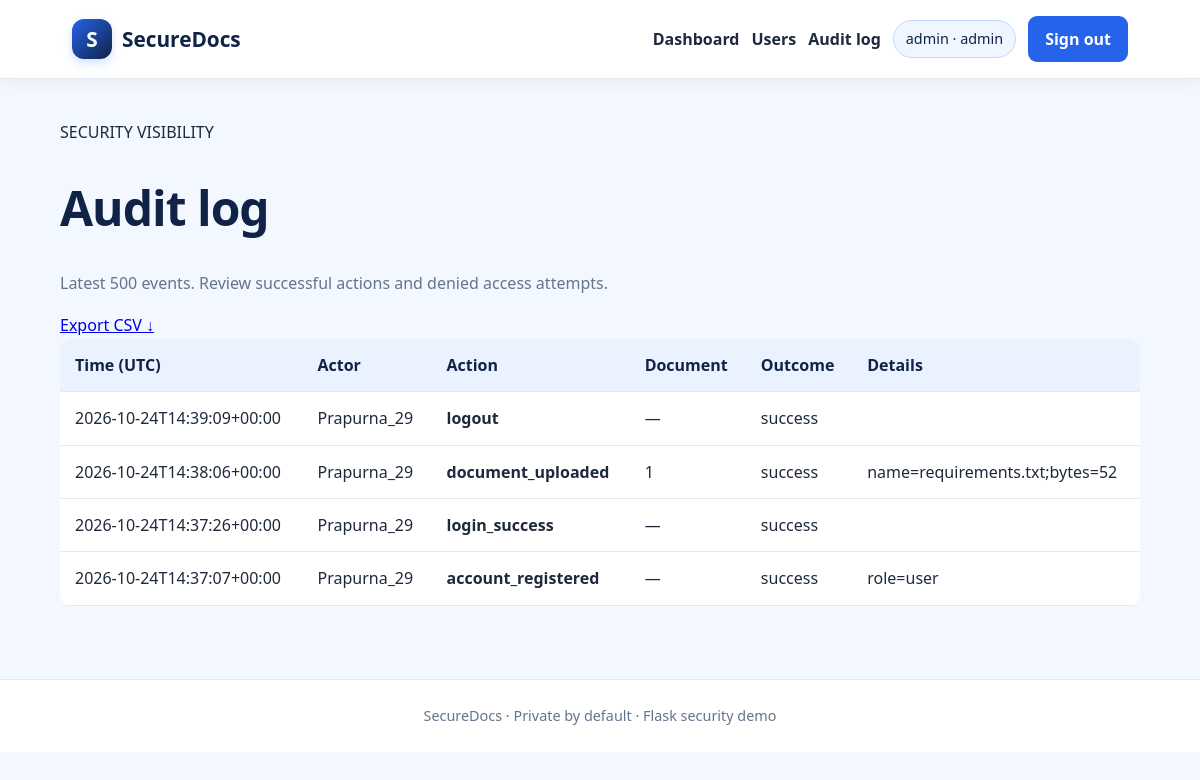
The page /admin/audit (signed in) on the database its author committed.
### tables this page shows
CREATE TABLE users (
            id INTEGER PRIMARY KEY AUTOINCREMENT,
            username TEXT NOT NULL UNIQUE,
            password_hash TEXT NOT NULL,
            role TEXT NOT NULL CHECK(role IN ('admin','user')),
            active INTEGER NOT NULL DEFAULT 1,
            created_at TEXT NOT NULL
        );

CREATE TABLE audit_logs (
            id INTEGER PRIMARY KEY AUTOINCREMENT,
            actor_id INTEGER REFERENCES users(id) ON DELETE SET NULL,
            action TEXT NOT NULL,
            document_id INTEGER,
            outcome TEXT NOT NULL,
            details TEXT NOT NULL DEFAULT '',
            created_at TEXT NOT NULL
        );

### app.py (the view)
@app.route("/admin/audit")
@admin_required
def audit_logs():
    with db() as conn:
        logs = conn.execute("""SELECT a.*,u.username FROM audit_logs a LEFT JOIN users u ON u.id=a.actor_id
            ORDER BY a.id DESC LIMIT 500""").fetchall()
    return render_template("audit.html", logs=logs)

### app.py (called while the page is built)
def db():
    conn = sqlite3.connect(DB_PATH)
    conn.row_factory = sqlite3.Row
    conn.execute("PRAGMA foreign_keys = ON")
    return conn

def current_user():
    uid = session.get("user_id")
    if not uid:
        return None
    with db() as conn:
        user = conn.execute("SELECT id,username,role,active FROM users WHERE id=?", (uid,)).fetchone()
    if not user or not user["active"]:
        session.clear()
        return None
    return user

def admin_required(fn):
    @wraps(fn)
    def wrapped(*args, **kwargs):
        user = current_user()
        if user is None:
            return redirect(url_for("login", next=request.path))
        if user["role"] != "admin":
            with db() as conn:
                audit(conn, user["id"], "admin_route_denied", outcome="denied", details=request.path)
            abort(403)
        return fn(*args, **kwargs)
    return wrapped

@app.after_request
def security_headers(response):
    response.headers["X-Content-Type-Options"] = "nosniff"
    response.headers["X-Frame-Options"] = "DENY"
    response.headers["Referrer-Policy"] = "strict-origin-when-cross-origin"
    response.headers["Cache-Control"] = "no-store"
    response.headers["Content-Security-Policy"] = "default-src 'self'; style-src 'self'; form-action 'self'; frame-ancestors 'none'; base-uri 'self'"
    return response

@app.before_request
def csrf_protection():
    if request.method in {"POST", "PUT", "PATCH", "DELETE"} and request.endpoint not in {"login", "register"}:
        if current_user() is not None:
            supplied = request.form.get("csrf_token", "")
            expected = session.get("csrf_token", "")
            if not supplied or not expected or not secrets.compare_digest(supplied, expected):
                abort(400, description="Invalid or missing CSRF token.")

@app.context_processor
def inject_user():
    return {"signed_in_user": current_user(), "csrf_token": session.get("csrf_token", "")}

### templates/audit.html (shortened to what this page needs)
{% extends "base.html" %}
{% block content %}
<div class="page-heading"><div><div class="eyebrow">SECURITY VISIBILITY</div><h1>Audit log</h1><p class="muted">Latest 500 events. Review successful actions and denied access attempts.</p></div><a class="button primary" href="{{ url_for('export_audit') }}">Export CSV ↓</a></div>
<section class="panel"><div class="table-wrap"><table><thead><tr><th>Time (UTC)</th><th>Actor</th><th>Action</th><th>Document</th><th>Outcome</th><th>Details</th></tr></thead><tbody>{% for log in logs %}<tr><td class="mono">{{ log.created_at }}</td><td>{{ log.username or 'System/unknown' }}</td><td><strong>{{ log.action }}</strong></td><td>{{ log.document_id or '—' }}</td><td><span class="{{ 'status-active' if log.outcome == 'success' else 'status-inactive' }}">{{ log.outcome }}</span></td><td>{{ log.details }}</td></tr>{% else %}<tr><td colspan="6">No audit events yet.</td></tr>{% endfor %}</tbody></table></div></section>
{% endblock %}

### templates/base.html (shortened to what this page needs)
<!doctype html>
<html lang="en">
<head>
  <link rel="stylesheet" href="{{ url_for('static', filename='css/style.css') }}">
</head>
<body>
<header class="topbar">
  <a class="brand" href="{{ url_for('index') }}"><span class="brand-mark">S</span> SecureDocs</a>
  <nav>
  {% if signed_in_user %}
    <a href="{{ url_for('dashboard') }}">Dashboard</a>
    {% if signed_in_user.role == 'admin' %}
      <a href="{{ url_for('admin_users') }}">Users</a>
      <a href="{{ url_for('audit_logs') }}">Audit log</a>
    {% endif %}
    <span class="user-pill">{{ signed_in_user.username }} · {{ signed_in_user.role }}</span>
    <form class="inline" method="post" action="{{ url_for('logout') }}">
      <button class="nav-button" type="submit">Sign out</button>
    </form>
  {% else %}
    <a href="{{ url_for('login') }}">Sign in</a>
    <a class="nav-cta" href="{{ url_for('register') }}">Create account</a>
  {% endif %}
  </nav>
</header>
<main class="container">
  {% block content %}{% endblock %}
</main>
<footer class="footer">SecureDocs · Private by default · Flask security demo</footer>
</body>
</html>

### static/css/style.css (style rules this page uses)
:root { --navy: #102347; --blue: #2563eb; --blue-dark: #1d4ed8; --light: #f3f7ff; --white: #ffffff; --text: #1e293b; --muted: #64748b; --border: #e2e8f0; --green: #15803d; --red: #b91c1c; }
* { box-sizing: border-box; }
body { margin: 0; min-height: 100vh; font-family: "Segoe UI", Arial, sans-serif; color: var(--text); background: var(--light); line-height: 1.65; }
.topbar { display: flex; justify-content: space-between; align-items: center; gap: 20px; flex-wrap: wrap; padding: 16px 6%; background: var(--white); border-bottom: 1px solid var(--border); box-shadow: 0 3px 14px rgba(16, 35, 71, 0.05); }
.brand { display: inline-flex; align-items: center; gap: 10px; color: var(--navy); text-decoration: none; font-size: 1.3rem; font-weight: 800; }
.brand-mark { display: inline-grid; place-items: center; width: 40px; height: 40px; border-radius: 12px; background: linear-gradient(135deg, var(--blue), var(--navy)); color: white; box-shadow: 0 4px 10px rgba(37, 99, 235, 0.2); }
.topbar nav { display: flex; align-items: center; justify-content: center; flex-wrap: wrap; gap: 12px; }
.topbar nav a { color: var(--text); text-decoration: none; font-weight: 600; }
.topbar nav .nav-cta, .nav-button { display: inline-block; padding: 10px 17px; border: 0; border-radius: 9px; background: var(--blue); color: white; font: inherit; font-weight: 700; text-decoration: none; cursor: pointer; }
.user-pill { padding: 6px 12px; border: 1px solid #bfdbfe; border-radius: 999px; background: #eff6ff; color: var(--navy); font-size: 0.9rem; }
.inline { display: inline; margin: 0; }
.container { width: min(1100px, 90%); min-height: 65vh; margin: 40px auto; }
h1, h2, h3 { color: var(--navy); line-height: 1.25; }
h1 { font-size: clamp(2rem, 4vw, 3.3rem); letter-spacing: -1px; }
p { color: var(--muted); }
a { transition: color 0.2s ease, background 0.2s ease; }
button, input, select, textarea { font: inherit; }
button, input[type="submit"] { border-radius: 9px; cursor: pointer; }
table { width: 100%; border-collapse: collapse; background: white; border-radius: 12px; overflow: hidden; }
th, td { padding: 13px 15px; border-bottom: 1px solid var(--border); text-align: left; }
th { background: #eaf1ff; color: var(--navy); }
.footer { padding: 24px 16px; border-top: 1px solid var(--border); background: white; color: var(--muted); text-align: center; font-size: 0.9rem; }

### rows shown on the page
users: username "admin", role "admin"
audit_logs: created_at "2026-10-24T14:39:09+00:00", username "Prapurna_29", action "logout", document_id "—", outcome "success"
audit_logs: created_at "2026-10-24T14:38:06+00:00", username "Prapurna_29", action "document_uploaded", document "1", outcome "success", details "name=requirements.txt;bytes=52"
audit_logs: created_at "2026-10-24T14:37:26+00:00", username "Prapurna_29", action "login_success", document_id "—", outcome "success"
audit_logs: created_at "2026-10-24T14:37:07+00:00", username "Prapurna_29", action "account_registered", document_id "—", outcome "success", details "role=user"
